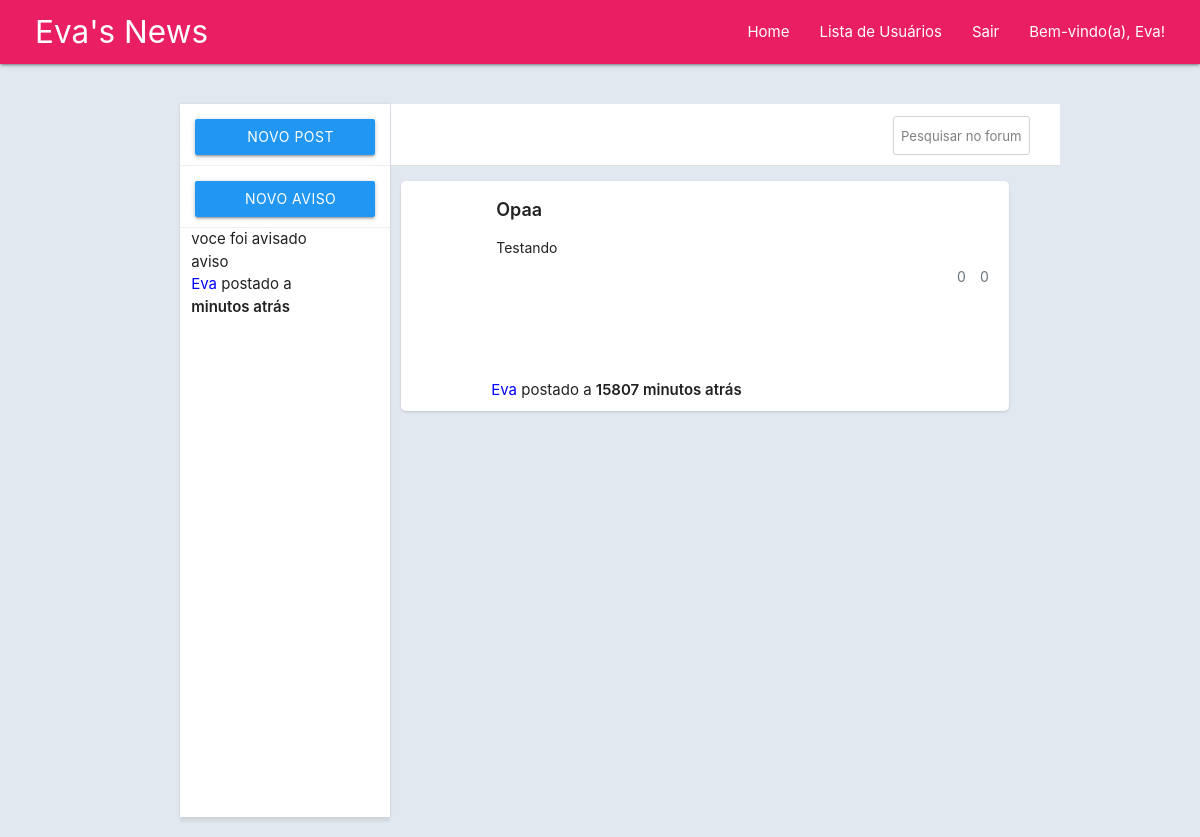
Screenshot of /index.php?post_id=30 (signed in) with the database file from the repository.
### tables this page shows
CREATE TABLE `avisos` (
  `id` int(11) NOT NULL,
  `content` text DEFAULT NULL,
  `title` varchar(100) DEFAULT NULL,
  `created_at` timestamp NOT NULL DEFAULT current_timestamp(),
  `user_id` int(11) NOT NULL
);

CREATE TABLE `users` (
  `id` int(11) NOT NULL,
  `username` varchar(50) NOT NULL,
  `email` varchar(100) NOT NULL,
  `password` varchar(255) NOT NULL,
  `role_id` int(11) DEFAULT NULL,
  `created_at` timestamp NOT NULL DEFAULT current_timestamp()
);

CREATE TABLE `posts` (
  `id` int(11) NOT NULL,
  `content` text DEFAULT NULL,
  `user_id` int(11) NOT NULL,
  `title` varchar(100) DEFAULT NULL,
  `created_at` timestamp NOT NULL DEFAULT current_timestamp()
);

### index.php (the view, shortened to what this page needs)
<?php
include_once "includes/header.php";
include_once "includes/navbar.php";
include_once "php_actions/db_connection.php";
?>
<main class="container">
	<div class="row" style="margin-top:40px">
		<div class="col s3 main--sidebar">
			<div class="main--sidebar__btn-container">
				<a class="waves-effect waves-light modal-trigger btn blue main--sidebar__btn"
					style="width:100%; margin-top:15px;" href="#modal1">
					<span>
						Novo Post
					</span>
				</a>
			</div>
			<?php
			 if (isset($_SESSION['user_id']) && isset($_SESSION['role_id'])){
				if($_SESSION['role_id'] == 1){
			?>
			<div class="main--sidebar__btn-container">
				<a class="waves-effect waves-light modal-trigger btn blue main--sidebar__btn"
					style="width:100%; margin-top:15px;" href="#modal3">
					<span>
						Novo aviso
					</span>
				</a>
			</div>
			<?php
			 }
			 }
			?>
			<?php
			$sql = "SELECT
            avisos.*,
            users.username,
            TIMESTAMPDIFF(MINUTE, avisos.created_at, NOW()) AS minutes
        FROM
            avisos
        INNER JOIN
            users ON avisos.user_id = users.id";
			 $res = mysqli_query($connect, $sql);
			 while($dados = mysqli_fetch_array($res)){
			?>
	<div class = "col s9">
		<div class = "avisos-container" id="avisos-<?php echo $dados['id'] ?>">
			<div class = "content">
				<P class="content-title"><?php echo $dados ['title'] ?></P>
				<p><?php echo $dados ['content'] ?></p>
				<p><span style="color: blue"><?php echo $dados['username'] ?></span> postado a <span style="font-weight:600"><?php echo $dados['minutes'] ?> minutos atrás</span></p>
			</div>
		</div>
	</div>
			<?php
			}
			?>
		</div>
		<div class="col s9">
			<div class="content-header">
				<input type="text" name="" id="search-input" placeholder="Pesquisar no forum">
			</div>
			<div id="posts">
			<?php
			if (isset($_GET['search'])) {
				$searchParam = clear($_GET['search']);
				$sql = "SELECT
				posts.*,
				users.username,
				TIMESTAMPDIFF(MINUTE, posts.created_at, NOW()) AS minutes
				FROM
						posts
				INNER JOIN
						users ON posts.user_id = users.id
				WHERE posts.content LIKE '%$searchParam%' OR posts.title LIKE '%$searchParam%'";
			} else {
				$sql = "SELECT
				posts.*,
				users.username,
				TIMESTAMPDIFF(MINUTE, posts.created_at, NOW()) AS minutes
				FROM
						posts
				INNER JOIN
						users ON posts.user_id = users.id";
			}
			$resultado = mysqli_query($connect, $sql);
			while ($dados = mysqli_fetch_array($resultado)) {
				?>
					<div class="post-container" id="post-<?php echo $dados['id'] ?>">
						<div class="post-container-content">
							<div class="avatar">
							</div>
							<div class="content">
								<p class="content-title"><?php echo $dados['title'] ?></p>
								<p><?php echo $dados['content'] ?></p>
							</div>
							<div class="status">
								<p>
									<span>
										0
									</span>
								</p>
								<p>
									<span>
										0
									</span>
								</p>
							</div>
						</div>
						<p class="user-status-report"><span style="color:blue"><?php echo $dados['username'] ?></span> postado a <span
								style="font-weight:600;"><?php echo $dados['minutes'] ?> minutos atrás</span></p>
					</div>
					<?php
			} ?>
		</div>
		</div>
	</div>
</main>
<?php
include_once "includes/footer.php";
?>

### css/global.css (style rules this page uses)
* { margin: 0; padding: 0; box-sizing: border-box; }
a { text-decoration: none; color: black; }
p { margin: 0 !important; }
body { background-color: #e2e8f0; }

### css/style.css (style rules this page uses)
.main--sidebar { background: #fff; height: calc(100vh - 87px); padding: 0 !important; border-right: 0 solid rgba(0, 0, 0, 0.125); box-shadow: 0 0px 3px 0 rgba(0, 0, 0, 0.1), 0 5px 2px 0 rgba(0, 0, 0, 0.06); }
.main--sidebar__btn { display: flex; align-items: center; justify-content: center; gap: 0.75rem; }
.main--sidebar__btn-container { border-bottom: 1px solid #f0f0f0; padding: 0px 15px 10px; }
.content-header { width: 110%; background-color: #fff; margin-left: -10px; height: 100vh; max-height: 62px; margin-bottom: 15px; padding-right: 30px; display: flex; align-items: center; justify-content: flex-end; border-bottom: 1px solid rgba(0, 0, 0, 0.125); }
.content-header input { max-width: 120px; height: calc(1.5em + 0.5rem + 2px) !important; padding: 0.25rem 0.5rem !important ; font-size: 0.875rem !important ; line-height: 1.5 !important ; border-radius: 0.2rem !important ; background-color: #fff !important ; background-clip: padding-box !important ; border: 1px solid #ced4da !important ; margin-top: 10px !important; }
.content-header input::placeholder { color: gray; }
.post-container { background-color: #fff; border: 0 solid rgba(0, 0, 0, 0.125); box-shadow: 0 1px 3px 0 rgba(0, 0, 0, 0.1), 0 1px 2px 0 rgba(0, 0, 0, 0.06); border-radius: 5px; position: relative; padding-bottom: 40px; margin-bottom: 20px; }
.user-status-report { position: absolute; bottom: 10px; left: 90px; }
.post-container-content { width: 100%; display: flex; gap: 15px; padding: 15px 20px; height: 100%; min-height: 190px; max-height: 190px; pointer-events: none; }
.post-container .content { padding: 0; flex: 1; overflow: hidden; text-overflow: ellipsis; }
.post-container .content .content-title { font-size: 1.2rem; font-weight: 600; white-space: nowrap; overflow: hidden; text-overflow: ellipsis; }
.post-container .content p:last-child { padding-top: 15px; font-size: 14px; line-height: 1.4; text-overflow: ellipsis; }
.post-container .status { display: flex; align-items: center; gap: 12px; }
.post-container .status p { display: flex; gap: 2px; font-size: 14px; color: #6c757d; }

### rows the page displays
avisos: title "voce foi avisado", content "aviso", user.username "Eva"
posts: title "Opaa", content "Testando", user.username "Eva", minutes "15807"

### other values shown
$_SESSION['username'] "Eva"
